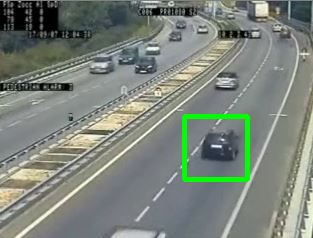
#> input picture Cars_detection_Live.JPG, 313 x 238 px, given in place of the camera
$ jupyter execute 'Live Sketching Project.ipynb'
#> lines starting #> are read from the running program, lines starting #| are printed output that depends on the picture
#> further down, frame is the input picture: shape (238, 313, 3); mean B, G, R 123.1, 132.2, 124.1
[cell 1]
import numpy as np
import cv2
import matplotlib.pyplot as plt

[cell 2]
def sketch(image):
    img_g = cv2.cvtColor(image, cv2.COLOR_BGR2GRAY)
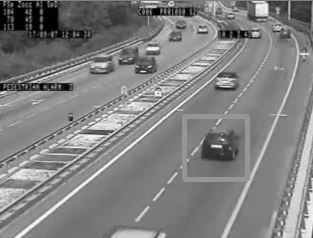
#> img_g: shape (238, 313); min 0, max 254, mean 128.8
    img_b = cv2.GaussianBlur(img_g,(5,5),0)
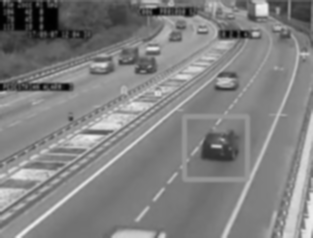
#> img_b: shape (238, 313); min 0, max 240, mean 128.7
    img_e = cv2.Canny(img_b,10,50)
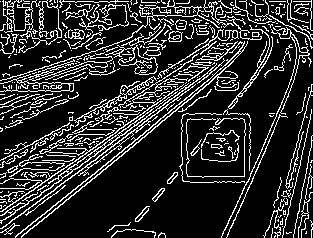
#> img_e: shape (238, 313); 17.9% white in thin lines or dots
    ret, mask = cv2.threshold(img_e,127,255,cv2.THRESH_BINARY_INV)
#> mask: shape (238, 313); 82.1% white; black in thin lines or dots
    return mask

[cell 3]
cap = cv2.VideoCapture(0)

out = cv2.VideoWriter("'Desktop//LiveSketching.avi'",
cv2.VideoWriter_fourcc(*"MJPG"), 30,(640,480))
while True:
    ret, frame = cap.read()
    out.write(frame)
    cv2.imshow('Live Capture',sketch(frame))

    if cv2.waitKey(1) & 0xFF == ord('q'):
#> (key q is pressed here)
        break

cap.release()
out.release()
cv2.destroyAllWindows()
